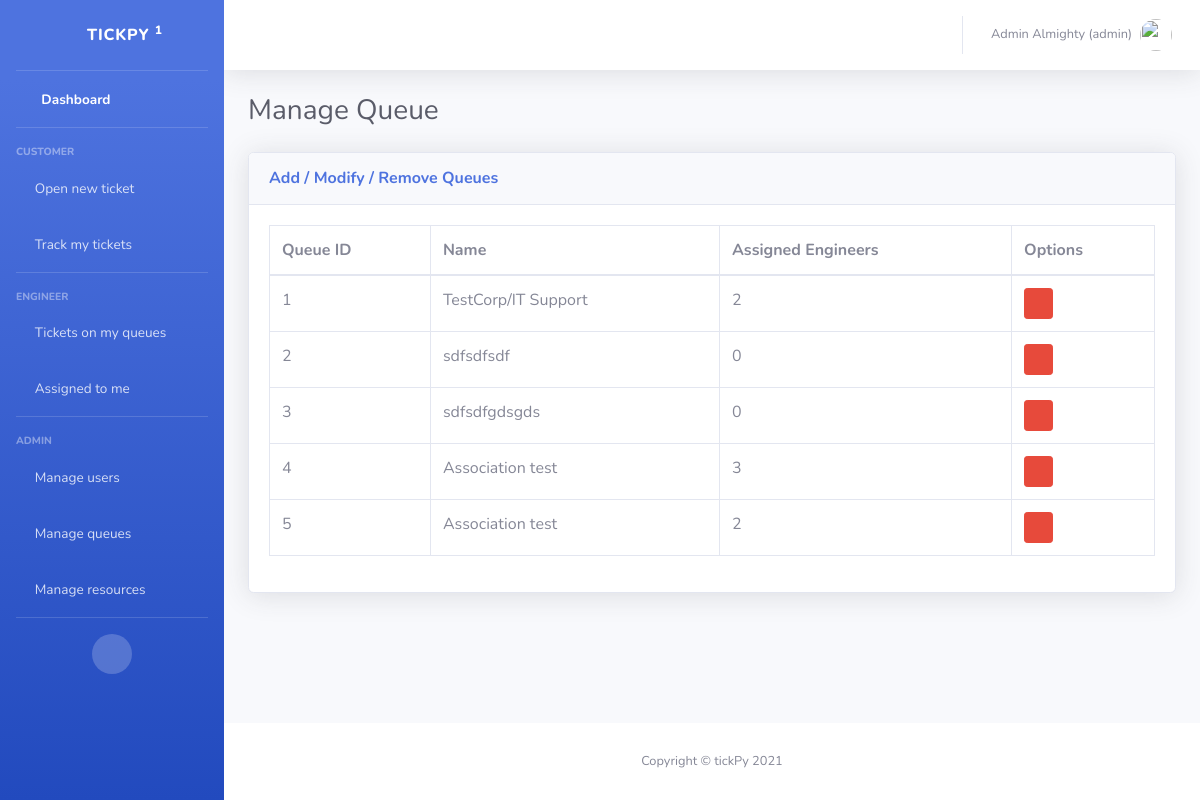
The app's page /manage_queues/ (signed in), older data.
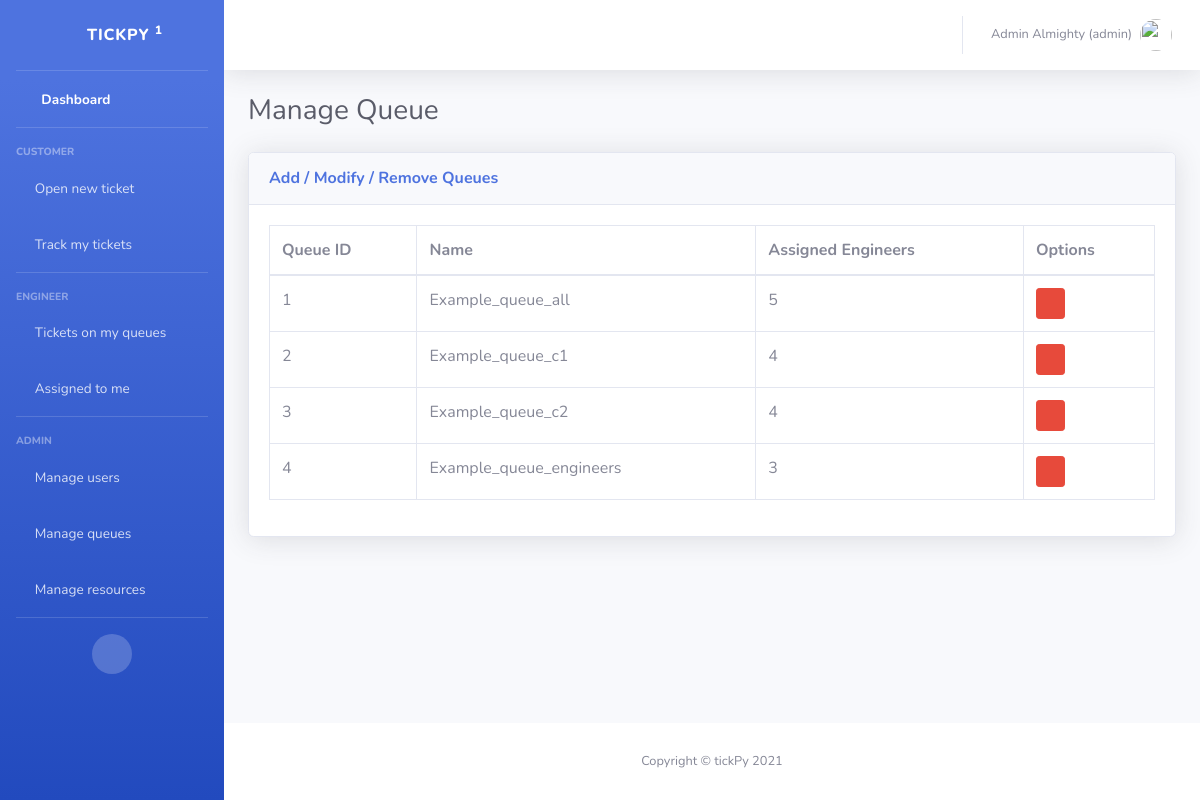
The same page, newer data.
### tick_app/models.py (models this page shows, shortened)
class Queue(models.Model):
    name = models.CharField(max_length=200, null=True)
    assigned_users = models.ManyToManyField(User, blank=True)

### tick_app/decorators.py (the view)
        def wrapper_func(request, *args, **kwargs):
            group = None
            if request.user.groups.exists():
                group = request.user.groups.all()[0].name
            if group in allowed_roles:
                return view_func(request, *args, **kwargs)
            else:
                return HttpResponse('You are not authorized to view this page')

### tick_app/views.py (called while the page is built)
@allowed_users(allowed_roles=['admin'])
@login_required(login_url='login')
def admin_manage_queues(request):
    queues = Queue.objects.all()
    queueForm = QueueForm()
    if request.method == "POST":
        form = QueueForm(request.POST)
        if form.is_valid():
            form.save()
            return redirect('admin_manage_queues')
    context = {
        'queues': queues,
        'queue_form': queueForm
    }
    return render(request, 'tick_app/admin_manage_queues.html', context)

### tick_app/templates/tick_app/admin_manage_queues.html (shortened to what this page needs)
{% extends 'tick_app/main.html' %}
{% load static %}
{% block content %}
<body id="page-top">
<div id="wrapper">
    {% include 'tick_app/sidebar.html'%}
    <div id="content-wrapper" class="d-flex flex-column">
        <div id="content">
            {% include 'tick_app/navbar.html'%}
            <div class="container-fluid">
                <div class="d-sm-flex align-items-center justify-content-between mb-4">
                    <h1 class="h3 mb-0 text-gray-800">Manage Queue</h1>
                </div>
                <div class="row">
                    <div class="col-12">
                        <div class="card shadow mb-4">
                            <div class="card-header py-3 d-flex flex-row align-items-center justify-content-between">
                                <h6 class="m-0 font-weight-bold text-primary">Add / Modify / Remove Queues</h6>
                                <div class="dropdown no-arrow">
                                    <a class="dropdown-toggle" href="#" role="button" id="dropdownResMenuLink"
                                       data-toggle="dropdown" aria-haspopup="true" aria-expanded="false">
                                        <i class="fas fa-ellipsis-v fa-sm fa-fw text-gray-400"></i>
                                    </a>
                                </div>
                            </div>
                            <div class="card-body">
                                <div class="table-responsive">
                                    <table class="table table-bordered" id="dataTable2" width="100%" cellspacing="0">
                                        <thead>
                                        <tr>
                                            <th>Queue ID</th>
                                            <th>Name</th>
                                            <th>Assigned Engineers</th>
                                            <th>Options</th>
                                        </tr>
                                        </thead>
                                        <tbody>
                                        {% for queue in queues %}
                                        <tr>
                                            <td>{{ queue.id }}</td>
                                            <td>{{ queue.name }}</td>
                                            <td>{{ queue.assigned_users.count }}</td>
                                            <td>
                                                <a class="btn btn-sm btn-danger" href="#"><i class="fas fa-trash" title="Remove"></i></a>
                                            </td>
                                        </tr>
                                        {% endfor %}
                                        </tbody>
                                    </table>
                                </div>
                            </div>
                        </div>
                    </div>
                </div>
            </div>
        </div>
        {% include 'tick_app/footer.html' %}
    </div>
</div>
{% endblock %}

### tick_app/templates/tick_app/main.html (shortened to what this page needs)
<!DOCTYPE html>
{% load static %}
<html lang="en">
<head>
    <link href="{% static 'vendor/fontawesome-free/css/all.min.css' %}" rel="stylesheet" type="text/css">
    <link href="{% static 'css/sb-admin-2.min.css' %}" rel="stylesheet">
</head>
{% block content %}{% endblock %}
</body>
</html>

### tick_app/templates/tick_app/sidebar.html
{% load static %}
<ul class="navbar-nav bg-gradient-primary sidebar sidebar-dark accordion" id="accordionSidebar">
    <a class="sidebar-brand d-flex align-items-center justify-content-center" href="{% url 'login' %}">
        <div class="sidebar-brand-icon rotate-n-15">
            <i class="fas fa-laugh-wink"></i>
        </div>
        <div class="sidebar-brand-text mx-3">tickPy <sup>1</sup></div>
    </a>
    <hr class="sidebar-divider my-0">
    <li class="nav-item active">
        <a class="nav-link" href="{% url 'home' %}">
            <i class="fas fa-fw fa-home"></i>
            <span>Dashboard</span></a>
    </li>
    <hr class="sidebar-divider">
    <div class="sidebar-heading">
        Customer
    </div>
    <li class="nav-item">
        <a class="nav-link" href="{% url 'new_ticket' %}">
            <i class="fas fa-plus"></i>
            <span>Open new ticket</span></a>
    </li>
    <li class="nav-item">
        <a class="nav-link" href="{% url 'track_my_tickets' %}">
            <i class="fas fa-eye"></i>
            <span>Track my tickets</span></a>
    </li>
    {% if request.user.groups.get.name == 'engineer' or request.user.groups.get.name == 'admin' %}
    <hr class="sidebar-divider">
    <div class="sidebar-heading">
        Engineer
    </div>
    <li class="nav-item">
        <a class="nav-link" href="{% url 'engineer_queue_tracking' %}">
            <i class="fas fa-clipboard-list"></i>
            <span>Tickets on my queues</span></a>
    </li>
    <li class="nav-item">
        <a class="nav-link" href="{% url 'engineer_assigned_to_me' %}">
            <i class="fas fa-user-tag"></i>
            <span>Assigned to me</span></a>
    </li>
    {% endif %}
    {% if request.user.groups.get.name == "admin"%}
    <hr class="sidebar-divider">
    <div class="sidebar-heading">
        Admin
    </div>
    <li class="nav-item">
        <a class="nav-link" href="{% url 'admin_manage_users' %}">
            <i class="fas fa-user-cog"></i>
            <span>Manage users</span></a>
    </li>
    <li class="nav-item">
        <a class="nav-link" href="{% url 'admin_manage_queues' %}">
            <i class="fas fa-exchange-alt"></i>
            <span>Manage queues</span></a>
    </li>
    <li class="nav-item">
        <a class="nav-link" href="{% url 'admin_manage_resources' %}">
            <i class="fas fa-server"></i>
            <span>Manage resources</span></a>
    </li>
    <hr class="sidebar-divider d-none d-md-block">
    <div class="text-center d-none d-md-inline">
        <button class="rounded-circle border-0" id="sidebarToggle"></button>
    </div>
    {% endif %}
</ul>

### tick_app/templates/tick_app/navbar.html (shortened to what this page needs)
{% load static %}
<nav class="navbar navbar-expand navbar-light bg-white topbar mb-4 static-top shadow">
    <ul class="navbar-nav ml-auto">
        <li class="nav-item dropdown no-arrow">
            <a class="nav-link dropdown-toggle" href="#" id="userDropdown" role="button"
               data-toggle="dropdown" aria-haspopup="true" aria-expanded="false">
                <span class="mr-2 d-none d-lg-inline text-gray-600 small">{{ request.user.first_name}} {{request.user.last_name}} ({{request.user.groups.get}})</span>
                <img class="img-profile rounded-circle"
                     src="{% static 'img/undraw_profile.svg' %}">
            </a>
        </li>
    </ul>
</nav>

### tick_app/templates/tick_app/footer.html
<footer class="sticky-footer bg-white">
    <div class="container my-auto">
        <div class="copyright text-center my-auto">
            <span>Copyright &copy; tickPy 2021</span>
        </div>
    </div>
</footer>

Row changes from the older to the newer data that the page shows:
removed Queue: id "5", name "Association test", assigned_users.count "2"
changed Queue id 1: name "TestCorp/IT Support" → "Example_queue_all"; assigned_users.count "2" → "5"
changed Queue id 2: name "sdfsdfsdf" → "Example_queue_c1"; assigned_users.count "0" → "4"
changed Queue id 3: name "sdfsdfgdsgds" → "Example_queue_c2"; assigned_users.count "0" → "4"
changed Queue id 4: name "Association test" → "Example_queue_engineers"
